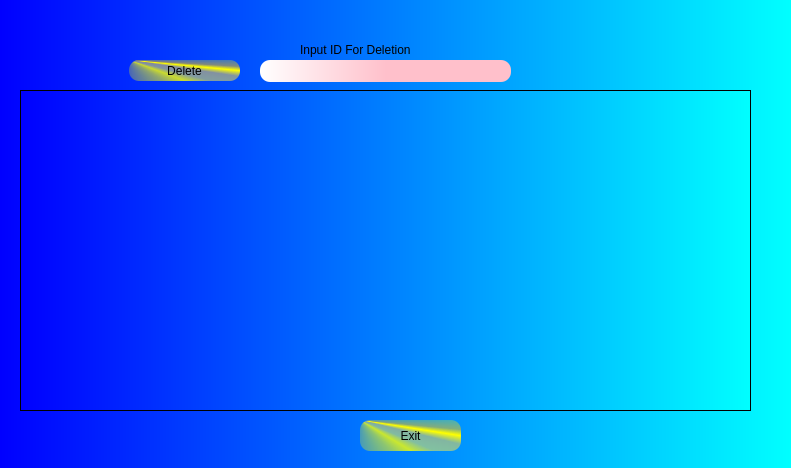
<?xml version="1.0" encoding="UTF-8"?>
<ui version="4.0">
 <class>Delete</class>
 <widget class="QWidget" name="Delete">
  <property name="geometry">
   <rect>
    <x>0</x>
    <y>0</y>
    <width>791</width>
    <height>468</height>
   </rect>
  </property>
  <property name="windowTitle">
   <string>Form</string>
  </property>
  <property name="styleSheet">
   <string notr="true">font: italic 14pt &quot;Serif&quot;;
color: qlineargradient(spread:pad, x1:0 y1:0, x2:1 y2:0, stop:0 rgba(0, 0, 0, 255), stop:1 rgba(255, 255, 255, 255));
 background: qlineargradient( x1:0 y1:0, x2:1 y2:0, stop:0 blue, stop:1 cyan);</string>
  </property>
  <widget class="QPushButton" name="pushButton">
   <property name="geometry">
    <rect>
     <x>129</x>
     <y>60</y>
     <width>111</width>
     <height>21</height>
    </rect>
   </property>
   <property name="styleSheet">
    <string notr="true">border-radius:10px;
background:qconicalgradient(cx:0, cy:0, angle:135, stop:0 rgba(255, 255, 0, 69), stop:0.375 rgba(255, 255, 0, 69), stop:0.423533 rgba(251, 255, 0, 145), stop:0.45 rgba(247, 255, 0, 208), stop:0.477581 rgba(255, 244, 71, 130), stop:0.518717 rgba(255, 218, 71, 130), stop:0.55 rgba(255, 255, 0, 255), stop:0.57754 rgba(255, 203, 0, 130), stop:0.625 rgba(255, 255, 0, 69), stop:1 rgba(255, 255, 0, 69));
color:black;</string>
   </property>
   <property name="text">
    <string>Delete</string>
   </property>
  </widget>
  <widget class="QPushButton" name="pushButton_2">
   <property name="geometry">
    <rect>
     <x>360</x>
     <y>420</y>
     <width>101</width>
     <height>31</height>
    </rect>
   </property>
   <property name="styleSheet">
    <string notr="true">border-radius:10px;
background:qconicalgradient(cx:0, cy:0, angle:135, stop:0 rgba(255, 255, 0, 69), stop:0.375 rgba(255, 255, 0, 69), stop:0.423533 rgba(251, 255, 0, 145), stop:0.45 rgba(247, 255, 0, 208), stop:0.477581 rgba(255, 244, 71, 130), stop:0.518717 rgba(255, 218, 71, 130), stop:0.55 rgba(255, 255, 0, 255), stop:0.57754 rgba(255, 203, 0, 130), stop:0.625 rgba(255, 255, 0, 69), stop:1 rgba(255, 255, 0, 69));
color:black;</string>
   </property>
   <property name="text">
    <string>Exit</string>
   </property>
  </widget>
  <widget class="QLineEdit" name="lineEdit">
   <property name="geometry">
    <rect>
     <x>260</x>
     <y>60</y>
     <width>251</width>
     <height>22</height>
    </rect>
   </property>
   <property name="styleSheet">
    <string notr="true">font: 20pt &quot;Serif&quot;;
background: qlineargradient( x1:0 y1:0, x2:1 y2:0, stop:0 white, stop:0.5 pink);
border-radius:10px;</string>
   </property>
  </widget>
  <widget class="QLabel" name="label">
   <property name="geometry">
    <rect>
     <x>300</x>
     <y>40</y>
     <width>221</width>
     <height>20</height>
    </rect>
   </property>
   <property name="styleSheet">
    <string notr="true">background:transparent;
color: black;</string>
   </property>
   <property name="text">
    <string>Input ID For Deletion</string>
   </property>
  </widget>
  <widget class="QTableView" name="tableView">
   <property name="geometry">
    <rect>
     <x>20</x>
     <y>90</y>
     <width>731</width>
     <height>321</height>
    </rect>
   </property>
   <property name="styleSheet">
    <string notr="true">font: 11pt &quot;Serif&quot;;
color:black</string>
   </property>
  </widget>
 </widget>
 <resources/>
 <connections/>
</ui>
